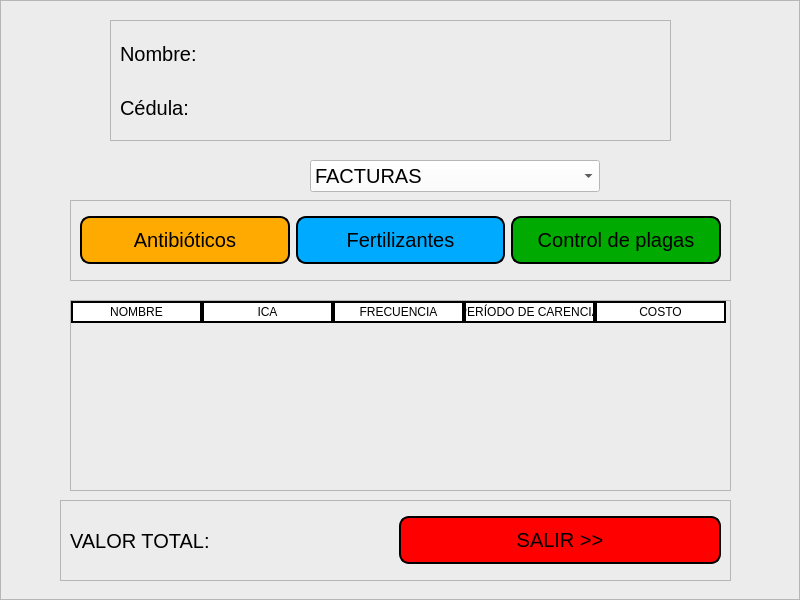
<?xml version="1.0" encoding="UTF-8"?>
<ui version="4.0">
 <class>MainWindow</class>
 <widget class="QMainWindow" name="MainWindow">
  <property name="geometry">
   <rect>
    <x>0</x>
    <y>0</y>
    <width>800</width>
    <height>600</height>
   </rect>
  </property>
  <property name="windowTitle">
   <string>Cliente Encontrado</string>
  </property>
  <widget class="QWidget" name="Background">
   <property name="styleSheet">
    <string notr="true">QWidget{
	background-color: rgb(236, 236, 236)
}</string>
   </property>
   <layout class="QVBoxLayout" name="verticalLayout">
    <property name="spacing">
     <number>0</number>
    </property>
    <property name="leftMargin">
     <number>0</number>
    </property>
    <property name="topMargin">
     <number>0</number>
    </property>
    <property name="rightMargin">
     <number>0</number>
    </property>
    <property name="bottomMargin">
     <number>0</number>
    </property>
    <item>
     <widget class="QFrame" name="frame">
      <property name="styleSheet">
       <string notr="true">QLineEdit{
	font-size: 20px;
	background-color: white
}

QLabel{
	font-size: 20px;
}

QPushButton{
	font-size: 20px;
	border: 2px solid black;
	border-radius: 10px;
	padding: 10px
}

#Antibiotics{
	background: rgb(255, 170, 0);
}

#Antibiotics::Hover{
	background-color: rgb(250, 198, 95);
}

#Antibiotics::Pressed{
	background-color: rgb(102, 71, 9);
	color: white
}

#Fertilizers{
	background-color: rgb(0, 170, 255)
}

#Fertilizers::Hover{
	background-color: rgb(188, 250, 255)
}

#Fertilizers::Pressed{
	background-color: rgb(0, 0, 108);
	color: white
}

#Pest_Control{
	background: rgb(0, 170, 0);
}

#Pest_Control::Hover{
	background-color: rgb(133, 222, 133);
}

#Pest_Control::Pressed{
	background-color: rgb(0, 77, 0);
	color: white
}

QComboBox{
	background-color: white;
	font-size: 20px
}

#Quit_Button{
	background-color: rgb(255, 0, 0);
	color: black;
}

#Quit_Button::Hover{
	background-color: rgb(232, 142, 142);
	color: black;
}

#Quit_Button::Pressed{
	background-color: rgb(150, 0, 0);
	color: white;
}


QHeaderView::section{
	width: 20px;
	border: 2px solid black;
	background-color: white;
}

QTableView{
	gridline-color: black;
}

QTableView::item{
	background-color: white;
	border: 1px solid black
}

QTableView::item:selected{
	background-color: rgb(94, 110, 255)
}</string>
      </property>
      <property name="frameShape">
       <enum>QFrame::StyledPanel</enum>
      </property>
      <property name="frameShadow">
       <enum>QFrame::Raised</enum>
      </property>
      <widget class="QComboBox" name="comboBox">
       <property name="geometry">
        <rect>
         <x>310</x>
         <y>160</y>
         <width>151</width>
         <height>31</height>
        </rect>
       </property>
       <property name="cursor">
        <cursorShape>PointingHandCursor</cursorShape>
       </property>
       <property name="editable">
        <bool>false</bool>
       </property>
       <property name="insertPolicy">
        <enum>QComboBox::InsertAtCurrent</enum>
       </property>
       <property name="sizeAdjustPolicy">
        <enum>QComboBox::AdjustToContents</enum>
       </property>
       <property name="minimumContentsLength">
        <number>20</number>
       </property>
       <item>
        <property name="text">
         <string>FACTURAS</string>
        </property>
       </item>
      </widget>
      <widget class="QFrame" name="frame_2">
       <property name="geometry">
        <rect>
         <x>70</x>
         <y>200</y>
         <width>661</width>
         <height>81</height>
        </rect>
       </property>
       <property name="frameShape">
        <enum>QFrame::StyledPanel</enum>
       </property>
       <property name="frameShadow">
        <enum>QFrame::Raised</enum>
       </property>
       <layout class="QHBoxLayout" name="horizontalLayout">
        <item>
         <widget class="QPushButton" name="Antibiotics">
          <property name="font">
           <font>
            <pointsize>-1</pointsize>
           </font>
          </property>
          <property name="text">
           <string>Antibióticos</string>
          </property>
         </widget>
        </item>
        <item>
         <widget class="QPushButton" name="Fertilizers">
          <property name="font">
           <font>
            <pointsize>-1</pointsize>
           </font>
          </property>
          <property name="text">
           <string>Fertilizantes</string>
          </property>
         </widget>
        </item>
        <item>
         <widget class="QPushButton" name="Pest_Control">
          <property name="font">
           <font>
            <pointsize>-1</pointsize>
           </font>
          </property>
          <property name="text">
           <string>Control de plagas</string>
          </property>
         </widget>
        </item>
       </layout>
      </widget>
      <widget class="QFrame" name="frame_3">
       <property name="geometry">
        <rect>
         <x>60</x>
         <y>500</y>
         <width>671</width>
         <height>81</height>
        </rect>
       </property>
       <property name="frameShape">
        <enum>QFrame::StyledPanel</enum>
       </property>
       <property name="frameShadow">
        <enum>QFrame::Raised</enum>
       </property>
       <layout class="QHBoxLayout" name="horizontalLayout_2">
        <item>
         <widget class="QLabel" name="Total_Value">
          <property name="text">
           <string>VALOR TOTAL: </string>
          </property>
         </widget>
        </item>
        <item>
         <widget class="QPushButton" name="Quit_Button">
          <property name="font">
           <font>
            <pointsize>-1</pointsize>
           </font>
          </property>
          <property name="cursor">
           <cursorShape>PointingHandCursor</cursorShape>
          </property>
          <property name="text">
           <string>SALIR &gt;&gt;</string>
          </property>
         </widget>
        </item>
       </layout>
      </widget>
      <widget class="QFrame" name="frame_4">
       <property name="geometry">
        <rect>
         <x>110</x>
         <y>20</y>
         <width>561</width>
         <height>121</height>
        </rect>
       </property>
       <property name="frameShape">
        <enum>QFrame::StyledPanel</enum>
       </property>
       <property name="frameShadow">
        <enum>QFrame::Raised</enum>
       </property>
       <layout class="QVBoxLayout" name="verticalLayout_2">
        <item>
         <widget class="QLabel" name="label_2">
          <property name="font">
           <font>
            <pointsize>-1</pointsize>
           </font>
          </property>
          <property name="text">
           <string>Nombre:</string>
          </property>
         </widget>
        </item>
        <item>
         <widget class="QLabel" name="label">
          <property name="font">
           <font>
            <pointsize>-1</pointsize>
           </font>
          </property>
          <property name="text">
           <string>Cédula:</string>
          </property>
         </widget>
        </item>
       </layout>
      </widget>
      <widget class="QFrame" name="frame_5">
       <property name="geometry">
        <rect>
         <x>70</x>
         <y>300</y>
         <width>661</width>
         <height>191</height>
        </rect>
       </property>
       <property name="frameShape">
        <enum>QFrame::StyledPanel</enum>
       </property>
       <property name="frameShadow">
        <enum>QFrame::Raised</enum>
       </property>
       <widget class="QTableWidget" name="Table_Antibiotics">
        <property name="geometry">
         <rect>
          <x>0</x>
          <y>0</y>
          <width>651</width>
          <height>191</height>
         </rect>
        </property>
        <property name="cursor" stdset="0">
         <cursorShape>PointingHandCursor</cursorShape>
        </property>
        <property name="sizeAdjustPolicy">
         <enum>QAbstractScrollArea::AdjustToContents</enum>
        </property>
        <property name="showDropIndicator" stdset="0">
         <bool>false</bool>
        </property>
        <property name="dragDropOverwriteMode">
         <bool>false</bool>
        </property>
        <property name="selectionMode">
         <enum>QAbstractItemView::MultiSelection</enum>
        </property>
        <property name="selectionBehavior">
         <enum>QAbstractItemView::SelectRows</enum>
        </property>
        <property name="showGrid">
         <bool>true</bool>
        </property>
        <property name="wordWrap">
         <bool>false</bool>
        </property>
        <attribute name="horizontalHeaderMinimumSectionSize">
         <number>100</number>
        </attribute>
        <attribute name="horizontalHeaderDefaultSectionSize">
         <number>160</number>
        </attribute>
        <attribute name="verticalHeaderDefaultSectionSize">
         <number>30</number>
        </attribute>
        <attribute name="verticalHeaderShowSortIndicator" stdset="0">
         <bool>false</bool>
        </attribute>
        <column>
         <property name="text">
          <string>NOMBRE</string>
         </property>
        </column>
        <column>
         <property name="text">
          <string>DOSIS</string>
         </property>
        </column>
        <column>
         <property name="text">
          <string>TIPO</string>
         </property>
        </column>
        <column>
         <property name="text">
          <string>COSTO</string>
         </property>
        </column>
       </widget>
       <widget class="QTableWidget" name="Table_Fertilizers">
        <property name="geometry">
         <rect>
          <x>0</x>
          <y>0</y>
          <width>661</width>
          <height>191</height>
         </rect>
        </property>
        <property name="sizePolicy">
         <sizepolicy hsizetype="Expanding" vsizetype="Expanding">
          <horstretch>0</horstretch>
          <verstretch>0</verstretch>
         </sizepolicy>
        </property>
        <property name="cursor" stdset="0">
         <cursorShape>PointingHandCursor</cursorShape>
        </property>
        <property name="sizeAdjustPolicy">
         <enum>QAbstractScrollArea::AdjustToContents</enum>
        </property>
        <property name="showDropIndicator" stdset="0">
         <bool>false</bool>
        </property>
        <property name="dragDropOverwriteMode">
         <bool>false</bool>
        </property>
        <property name="selectionMode">
         <enum>QAbstractItemView::MultiSelection</enum>
        </property>
        <property name="selectionBehavior">
         <enum>QAbstractItemView::SelectRows</enum>
        </property>
        <property name="showGrid">
         <bool>true</bool>
        </property>
        <property name="wordWrap">
         <bool>false</bool>
        </property>
        <attribute name="horizontalHeaderMinimumSectionSize">
         <number>110</number>
        </attribute>
        <attribute name="horizontalHeaderDefaultSectionSize">
         <number>130</number>
        </attribute>
        <attribute name="verticalHeaderDefaultSectionSize">
         <number>30</number>
        </attribute>
        <attribute name="verticalHeaderShowSortIndicator" stdset="0">
         <bool>false</bool>
        </attribute>
        <column>
         <property name="text">
          <string>NOMBRE</string>
         </property>
        </column>
        <column>
         <property name="text">
          <string>ICA</string>
         </property>
        </column>
        <column>
         <property name="text">
          <string>FRECUENCIA</string>
         </property>
        </column>
        <column>
         <property name="text">
          <string>ÚLTIMA APLICACIÓN</string>
         </property>
        </column>
        <column>
         <property name="text">
          <string>COSTO</string>
         </property>
        </column>
       </widget>
       <widget class="QTableWidget" name="Table_Fertilizers_2">
        <property name="geometry">
         <rect>
          <x>0</x>
          <y>0</y>
          <width>661</width>
          <height>191</height>
         </rect>
        </property>
        <property name="sizePolicy">
         <sizepolicy hsizetype="Expanding" vsizetype="Expanding">
          <horstretch>0</horstretch>
          <verstretch>0</verstretch>
         </sizepolicy>
        </property>
        <property name="cursor" stdset="0">
         <cursorShape>PointingHandCursor</cursorShape>
        </property>
        <property name="sizeAdjustPolicy">
         <enum>QAbstractScrollArea::AdjustToContents</enum>
        </property>
        <property name="showDropIndicator" stdset="0">
         <bool>false</bool>
        </property>
        <property name="dragDropOverwriteMode">
         <bool>false</bool>
        </property>
        <property name="selectionMode">
         <enum>QAbstractItemView::MultiSelection</enum>
        </property>
        <property name="selectionBehavior">
         <enum>QAbstractItemView::SelectRows</enum>
        </property>
        <property name="showGrid">
         <bool>true</bool>
        </property>
        <property name="wordWrap">
         <bool>false</bool>
        </property>
        <attribute name="horizontalHeaderMinimumSectionSize">
         <number>110</number>
        </attribute>
        <attribute name="horizontalHeaderDefaultSectionSize">
         <number>131</number>
        </attribute>
        <attribute name="verticalHeaderDefaultSectionSize">
         <number>30</number>
        </attribute>
        <attribute name="verticalHeaderShowSortIndicator" stdset="0">
         <bool>false</bool>
        </attribute>
        <column>
         <property name="text">
          <string>NOMBRE</string>
         </property>
        </column>
        <column>
         <property name="text">
          <string>ICA</string>
         </property>
        </column>
        <column>
         <property name="text">
          <string>FRECUENCIA</string>
         </property>
        </column>
        <column>
         <property name="text">
          <string>PERÍODO DE CARENCIA</string>
         </property>
        </column>
        <column>
         <property name="text">
          <string>COSTO</string>
         </property>
        </column>
       </widget>
      </widget>
     </widget>
    </item>
   </layout>
  </widget>
 </widget>
 <resources/>
 <connections>
  <connection>
   <sender>Antibiotics</sender>
   <signal>clicked()</signal>
   <receiver>Table_Antibiotics</receiver>
   <slot>show()</slot>
   <hints>
    <hint type="sourcelabel">
     <x>192</x>
     <y>244</y>
    </hint>
    <hint type="destinationlabel">
     <x>199</x>
     <y>330</y>
    </hint>
   </hints>
  </connection>
  <connection>
   <sender>Fertilizers</sender>
   <signal>clicked()</signal>
   <receiver>Table_Antibiotics</receiver>
   <slot>hide()</slot>
   <hints>
    <hint type="sourcelabel">
     <x>391</x>
     <y>246</y>
    </hint>
    <hint type="destinationlabel">
     <x>393</x>
     <y>343</y>
    </hint>
   </hints>
  </connection>
  <connection>
   <sender>Pest_Control</sender>
   <signal>clicked()</signal>
   <receiver>Table_Antibiotics</receiver>
   <slot>hide()</slot>
   <hints>
    <hint type="sourcelabel">
     <x>583</x>
     <y>250</y>
    </hint>
    <hint type="destinationlabel">
     <x>572</x>
     <y>362</y>
    </hint>
   </hints>
  </connection>
  <connection>
   <sender>Antibiotics</sender>
   <signal>clicked()</signal>
   <receiver>Table_Fertilizers</receiver>
   <slot>hide()</slot>
   <hints>
    <hint type="sourcelabel">
     <x>257</x>
     <y>241</y>
    </hint>
    <hint type="destinationlabel">
     <x>260</x>
     <y>344</y>
    </hint>
   </hints>
  </connection>
  <connection>
   <sender>Fertilizers</sender>
   <signal>clicked()</signal>
   <receiver>Table_Fertilizers</receiver>
   <slot>show()</slot>
   <hints>
    <hint type="sourcelabel">
     <x>447</x>
     <y>240</y>
    </hint>
    <hint type="destinationlabel">
     <x>454</x>
     <y>342</y>
    </hint>
   </hints>
  </connection>
  <connection>
   <sender>Pest_Control</sender>
   <signal>clicked()</signal>
   <receiver>Table_Fertilizers</receiver>
   <slot>hide()</slot>
   <hints>
    <hint type="sourcelabel">
     <x>650</x>
     <y>237</y>
    </hint>
    <hint type="destinationlabel">
     <x>649</x>
     <y>353</y>
    </hint>
   </hints>
  </connection>
  <connection>
   <sender>Antibiotics</sender>
   <signal>clicked()</signal>
   <receiver>Table_Fertilizers_2</receiver>
   <slot>hide()</slot>
   <hints>
    <hint type="sourcelabel">
     <x>233</x>
     <y>245</y>
    </hint>
    <hint type="destinationlabel">
     <x>225</x>
     <y>358</y>
    </hint>
   </hints>
  </connection>
  <connection>
   <sender>Fertilizers</sender>
   <signal>clicked()</signal>
   <receiver>Table_Fertilizers_2</receiver>
   <slot>hide()</slot>
   <hints>
    <hint type="sourcelabel">
     <x>489</x>
     <y>250</y>
    </hint>
    <hint type="destinationlabel">
     <x>492</x>
     <y>347</y>
    </hint>
   </hints>
  </connection>
  <connection>
   <sender>Pest_Control</sender>
   <signal>clicked()</signal>
   <receiver>Table_Fertilizers_2</receiver>
   <slot>show()</slot>
   <hints>
    <hint type="sourcelabel">
     <x>681</x>
     <y>237</y>
    </hint>
    <hint type="destinationlabel">
     <x>694</x>
     <y>330</y>
    </hint>
   </hints>
  </connection>
 </connections>
</ui>
